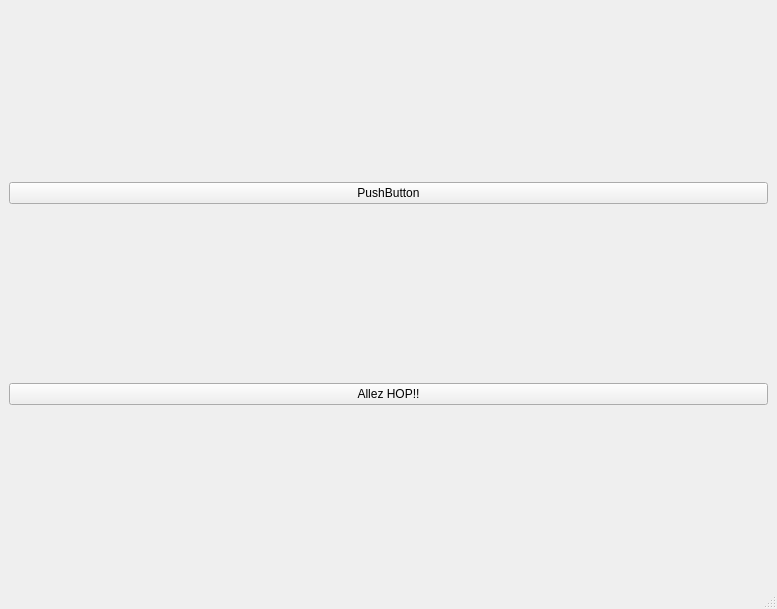
<?xml version="1.0" encoding="UTF-8"?>
<ui version="4.0">
 <class>MainWindow</class>
 <widget class="QMainWindow" name="MainWindow">
  <property name="geometry">
   <rect>
    <x>0</x>
    <y>0</y>
    <width>777</width>
    <height>609</height>
   </rect>
  </property>
  <property name="windowTitle">
   <string>MainWindow</string>
  </property>
  <widget class="QWidget" name="centralwidget">
   <layout class="QVBoxLayout" name="verticalLayout">
    <item>
     <widget class="QPushButton" name="pushButton_2">
      <property name="text">
       <string>PushButton</string>
      </property>
     </widget>
    </item>
    <item>
     <widget class="QPushButton" name="pushButton">
      <property name="text">
       <string>Allez HOP!!</string>
      </property>
     </widget>
    </item>
   </layout>
  </widget>
  <widget class="QMenuBar" name="menubar">
   <property name="geometry">
    <rect>
     <x>0</x>
     <y>0</y>
     <width>777</width>
     <height>33</height>
    </rect>
   </property>
  </widget>
  <widget class="QStatusBar" name="statusbar"/>
 </widget>
 <resources/>
 <connections>
  <connection>
   <sender>pushButton</sender>
   <signal>clicked()</signal>
   <receiver>MainWindow</receiver>
   <slot>demo()</slot>
   <hints>
    <hint type="sourcelabel">
     <x>45</x>
     <y>414</y>
    </hint>
    <hint type="destinationlabel">
     <x>293</x>
     <y>134</y>
    </hint>
   </hints>
  </connection>
  <connection>
   <sender>pushButton_2</sender>
   <signal>clicked()</signal>
   <receiver>MainWindow</receiver>
   <slot>demo()</slot>
   <hints>
    <hint type="sourcelabel">
     <x>304</x>
     <y>204</y>
    </hint>
    <hint type="destinationlabel">
     <x>578</x>
     <y>119</y>
    </hint>
   </hints>
  </connection>
 </connections>
 <slots>
  <slot>demo()</slot>
 </slots>
</ui>
